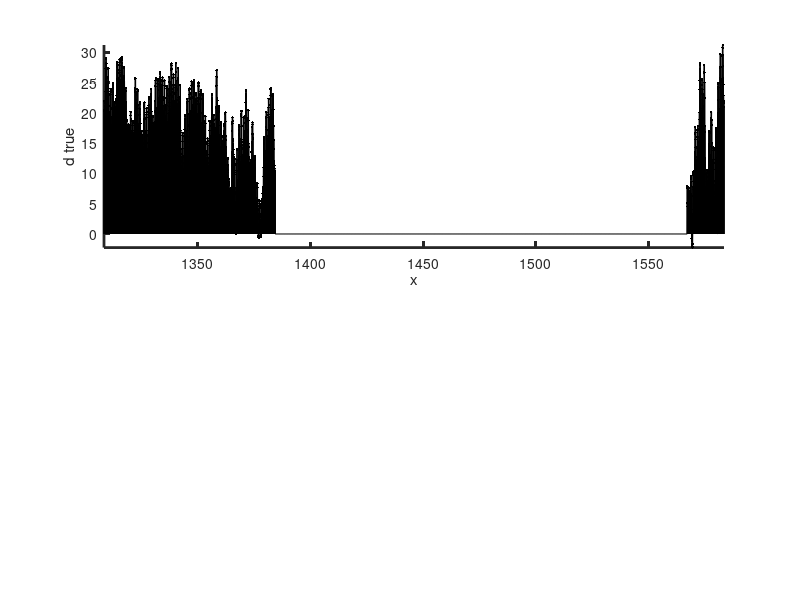

Write the MATLAB code that produced this figure. (Note: this script raises an error after producing the figure.)
% Problem 05.03

clear F;
global F;

% load data but use just a section that brackets a hole
D = load('brf_temp.txt');
xraw = D(28000:33000,1);
draw = D(28000:33000,2);
Nraw=length(xraw);

% calculate sampling interval, min, max of data
Dx=1/24;
Dx2 = Dx^2;
xmin=min(xraw);
xmax=max(xraw);
dmin=min(draw);
dmax=max(draw);

% The dataset set contains both missing and zero data.
% Step one is to fill in the missing data to zero. The
% array, m, is the index of the the available data into
% a timeseries that is equally-spaced with the sampling, Dx
D = floor(((xraw(2:Nraw)-xraw(1:Nraw-1))/Dx)+0.5);
m = [1, 1+cumsum(D)']';
M = max(m);
xt=xmin+Dx*[0:M-1]';
dt=zeros(M,1);
dt(m)=draw;

% now locate zeros, cold spikes and hot spikes
rowindex=find( (dt~=0) & (dt>-40) & (dt<38) );
d=dt(rowindex);
x=xt(rowindex);
N=length(d);

% plot the data
figure(1);
clf;
subplot(2,1,1);
set(gca,'LineWidth',2);
hold on;
axis([xmin xmax dmin dmax]);
plot(xt,dt,'k-','LineWidth',1);
plot(x,d,'k.','LineWidth',1);
xlabel('x');
ylabel('d true');

% the first N rows of F are that the model parameter
% equals the observed data
L=N+M;
F=spalloc(L,M,3*L);
f=zeros(L,1);
for p = [1:N]
    F(p,rowindex(p)) = 1;
    f(p)=d(p);
end

% shi is 1/sh, where sh^2 is the variance of the smoothness
shi = 1e-2;

% implement the smoothness constraints in the interior
% of the x interval
for p = [1:M-2]
    F(p+N,p) = shi/Dx2;
    F(p+N,p+1) = -2*shi/Dx2;
    F(p+N,p+2) = shi/Dx2;
    f(p+N)=0.0;
end

% implement flatness constraint at left end of the
% x interval
F(L-1,1)=-shi*Dx;
F(L-1,2)=shi*Dx;
f(L-1)=0;

% implement flatness constraint at right end of the
% x interbal
F(L,M-1)=-shi*Dx;
F(L,M)=shi*Dx;
f(L)=0;

% solve eqn
mest=bicg(@afun,F'*f,1e-6,4*L);

subplot(2,1,2);
set(gca,'LineWidth',2);
hold on;
axis([xmin xmax dmin dmax]);
plot(xt,mest,'k-','LineWidth',1);
xlabel('x');
ylabel('d est');

e = d-mest(rowindex);
E=e'*e;
disp(sprintf('the error of the data %f',E));
